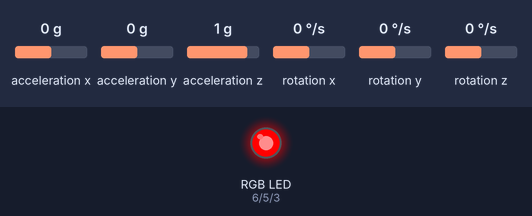
The sketch below on a simulated Arduino Uno, built with avr-gcc and run on an emulated ATmega328P. Shown: an RGB LED mixed from three pins (HIGH = lit). Inputs (shaded band) come from the test bench; at power-on: acceleration x 0 g, acceleration y 0 g, acceleration z 1 g, rotation x 0 °/s, rotation y 0 °/s, rotation z 0 °/s. What the sketch prints to the serial monitor is not drawn.

Above: at 0.1 s.
At 20.6 s:
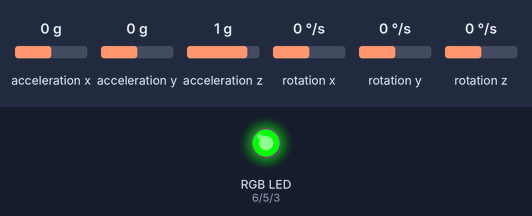
Timing chart, 0 to 22.1 s (numbered marks = the images above):
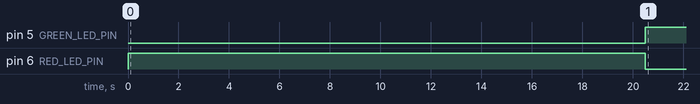

The sketch:

MPU_Output_New.ino
```cpp
#include <Wire.h>
#include "MPU6050.h"
#include "I2Cdev.h"

//declaration of variables for the MPU6050
const int MPU = 0x68; // MPU6050 I2C address
float AccX, AccY, AccZ;
float GyroX, GyroY, GyroZ;
float accAngleX, accAngleY, gyroAngleX, gyroAngleY, gyroAngleZ;
float roll, pitch, yaw;
int16_t ax, ay, az, gx, gy, gz;
int AccErrorX, AccErrorY, AccErrorZ, GyroErrorX, GyroErrorY, GyroErrorZ, state = 0;
int ax_offset,ay_offset,az_offset,gx_offset,gy_offset,gz_offset;
float elapsedTime, currentTime, previousTime;
int acel_deadzone=6;     //Acelerometer error allowed, make it lower to get more precision, but sketch may not converge  (default:8)
int giro_deadzone=1;     //Giro error allowed, make it lower to get more precision, but sketch may not converge  (default:1)
int checks=1000;

MPU6050 mpu(MPU);

//definition of relevant pins for the RGB LED
#define BLUE_LED_PIN 3   //set blue LED pin
#define GREEN_LED_PIN 5 //set yellow LED pin
#define RED_LED_PIN 6   //set red LED pin


void setup() {
  Serial.begin(9600);
  Wire.begin();                      // Initialize comunication
//  Wire.beginTransmission(0x68);
//  Wire.write(0x1C);
//  Wire.write(0x1);
//  Wire.endTransmission();
  mpu.initialize();
  Serial.println(mpu.testConnection() ? "MPU6050 connection successful" : "MPU6050 connection failed");
  mpu.setXAccelOffset(0);
  mpu.setYAccelOffset(0);
  mpu.setZAccelOffset(0);
  mpu.setXGyroOffset(0);
  mpu.setYGyroOffset(0);
  mpu.setZGyroOffset(0);
  pinMode(BLUE_LED_PIN, OUTPUT);
  pinMode(GREEN_LED_PIN, OUTPUT);
  pinMode(RED_LED_PIN, OUTPUT);
}

void loop() {
  if (state==0){
      digitalWrite(RED_LED_PIN, HIGH);
      Serial.println("\nReading sensors for first time...");
      calculate_IMU_error();
      state++;
      delay(1000);
    }

   if (state==1) {
      Serial.println("\nCalculating offsets...");
      calibration();
      state++;
      delay(1000);
    }

    if (state==2) {
      calculate_IMU_error();
      // Print the error values on the Serial Monitor
      Serial.print("AccErrorX: ");
      Serial.println(AccErrorX);
      Serial.print("AccErrorY: ");
      Serial.println(AccErrorY);
      Serial.print("AccErrorZ: ");
      Serial.println(AccErrorZ);
      Serial.print("GyroErrorX: ");
      Serial.println(GyroErrorX);
      Serial.print("GyroErrorY: ");
      Serial.println(GyroErrorY);
      Serial.print("GyroErrorZ: ");
      Serial.println(GyroErrorZ);
      state++;
  }

   if (state==3) {
    digitalWrite(RED_LED_PIN, LOW);
    digitalWrite(GREEN_LED_PIN, HIGH);
    mpu.getMotion6(&ax, &ay, &az, &gx, &gy, &gz);
    // print real time acceleration
//    Serial.print("AccX: ");
//    Serial.print(ax*9.81/16384);
//    Serial.print(", ");
//    Serial.print("AccY: ");
//    Serial.print(ay*9.81/16384);
//    Serial.print(", ");
//    Serial.print("AccZ: ");
//    Serial.print(az*9.81/16384);
//    Serial.print(", ");
    // get gyro data (yaw / pitch / roll) in degrees
    previousTime = currentTime;
    currentTime = millis();
    elapsedTime = (currentTime - previousTime) / 1000; // Divide by 1000 to get seconds
    gyroAngleX += gx/131.0 * elapsedTime; // deg / s * s = deg
    gyroAngleY += gy/131.0 * elapsedTime; // deg / s * s = deg
    gyroAngleZ += gz/131.0 * elapsedTime; // deg / s * s = deg
//    Serial.print("GyroX: ");
//    Serial.print(gyroAngleX);
//    Serial.print(", ");
//    Serial.print("GyroY: ");
//    Serial.print(gyroAngleY);
//    Serial.print(", ");
//    Serial.print("GyroZ: ");
//    Serial.print(gyroAngleZ);
//    Serial.print(", ");
    // calculate yaw pitch roll from accelerometer
    AccX = ax / 16384.0;
    AccY = ay / 16384.0;
    AccZ = az / 16384.0;
    accAngleX = (atan(AccY / sqrt(pow(AccX, 2) + pow(AccZ, 2))) * 180 / PI);
    accAngleY = (atan(-1 * AccX / sqrt(pow(AccY, 2) + pow(AccZ, 2))) * 180 / PI);
    Serial.print("Roll: ");
    Serial.print(0.2*gyroAngleX + 0.8*accAngleX); // combine gyro and accelerometer data
    Serial.print(", ");
    Serial.print("Pitch: ");
    Serial.print(0.2*gyroAngleY + 0.8*accAngleY); // combine gyro and accelerometer data
    Serial.print(", ");
    Serial.print("Yaw: ");
    Serial.print(gyroAngleZ);
//    Serial.print("AccAngleX: ");
//    Serial.print(accAngleX);
//    Serial.print(", ");
//    Serial.print("AccAngleY: ");
//    Serial.print(accAngleY);
    Serial.println("");
    delay(5);
    }
}

void calculate_IMU_error() {
  // We can call this funtion in the setup section to calculate the accelerometer and gyro data error. From here we will get the error values used in the above equations printed on the Serial Monitor.
  // Note that we should place the IMU flat in order to get the proper values, so that we then can the correct values
  // Read accelerometer values 1000 times
  long c=0,buff_ax=0,buff_ay=0,buff_az=0,buff_gx=0,buff_gy=0,buff_gz=0;
  while (c < (checks+101)) {
    if (c > 100 && c <= (checks+100)) {
      mpu.getMotion6(&ax, &ay, &az, &gx, &gy, &gz);
      buff_ax += ax;
      buff_ay += ay;
      buff_az += az;
      buff_gx += gx;
      buff_gy += gy;
      buff_gz += gz;
    }
    if (c == (checks+100)) {
      //Divide the sum by the number of checks to get the error value
      AccErrorX = buff_ax/checks;
      AccErrorY = buff_ay/checks;
      AccErrorZ = buff_az/checks;
      GyroErrorX = buff_gx/checks;
      GyroErrorY = buff_gy/checks;
      GyroErrorZ = buff_gz/checks;
    }
    c++;
    delay(2);
  }
}


void calibration() {
  ax_offset=-AccErrorX/8;
  ay_offset=-AccErrorY/8;
  az_offset=(16384-AccErrorZ)/8;

  gx_offset=-GyroErrorX/4;
  gy_offset=-GyroErrorY/4;
  gz_offset=-GyroErrorZ/4;

  while (1){
      int ready=0;
      mpu.setXAccelOffset(ax_offset);
      mpu.setYAccelOffset(ay_offset);
      mpu.setZAccelOffset(az_offset);

      mpu.setXGyroOffset(gx_offset);
      mpu.setYGyroOffset(gy_offset);
      mpu.setZGyroOffset(gz_offset);

      calculate_IMU_error();
      Serial.println("...");

      if (abs(AccErrorX)<=acel_deadzone) ready++;
      else ax_offset=ax_offset-AccErrorX/acel_deadzone;

      if (abs(AccErrorY)<=acel_deadzone) ready++;
      else ay_offset=ay_offset-AccErrorY/acel_deadzone;

      if (abs(16384-AccErrorZ)<=acel_deadzone) ready++;
      else az_offset=az_offset+(16384-AccErrorZ)/acel_deadzone;

      if (abs(GyroErrorX)<=giro_deadzone) ready++;
      else gx_offset=gx_offset-GyroErrorX/(giro_deadzone+1);

      if (abs(GyroErrorY)<=giro_deadzone) ready++;
      else gy_offset=gy_offset-GyroErrorY/(giro_deadzone+1);

      if (abs(GyroErrorZ)<=giro_deadzone) ready++;
      else gz_offset=gz_offset-GyroErrorZ/(giro_deadzone+1);

      if (ready==6) break;
    }


}
```

Measured:
- by itself, pin 5 (GREEN_LED_PIN): LOW → HIGH at 20.5 s
- by itself, pin 6 (RED_LED_PIN): LOW → HIGH at 0.00 s, → LOW 20.5 s later
